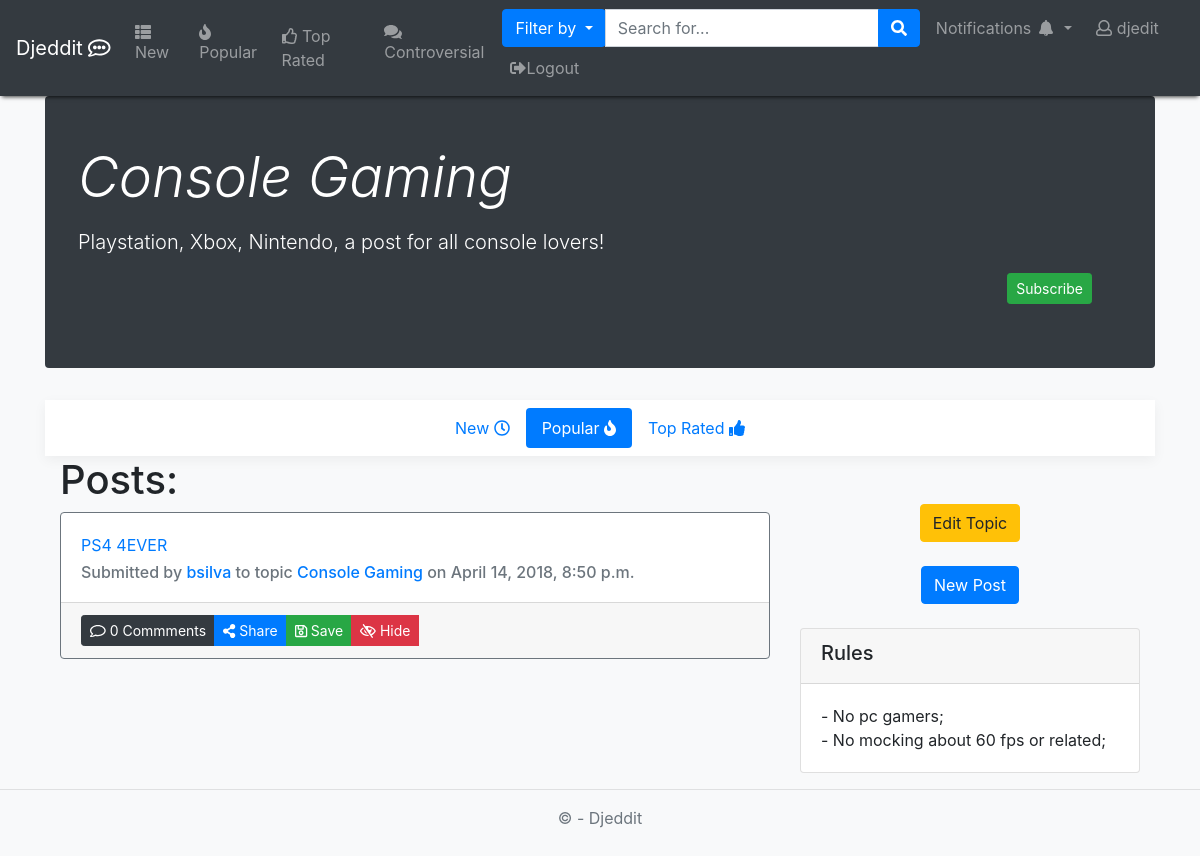
/topic/Console Gaming/ (signed in), run on an earlier commit of the app's database.
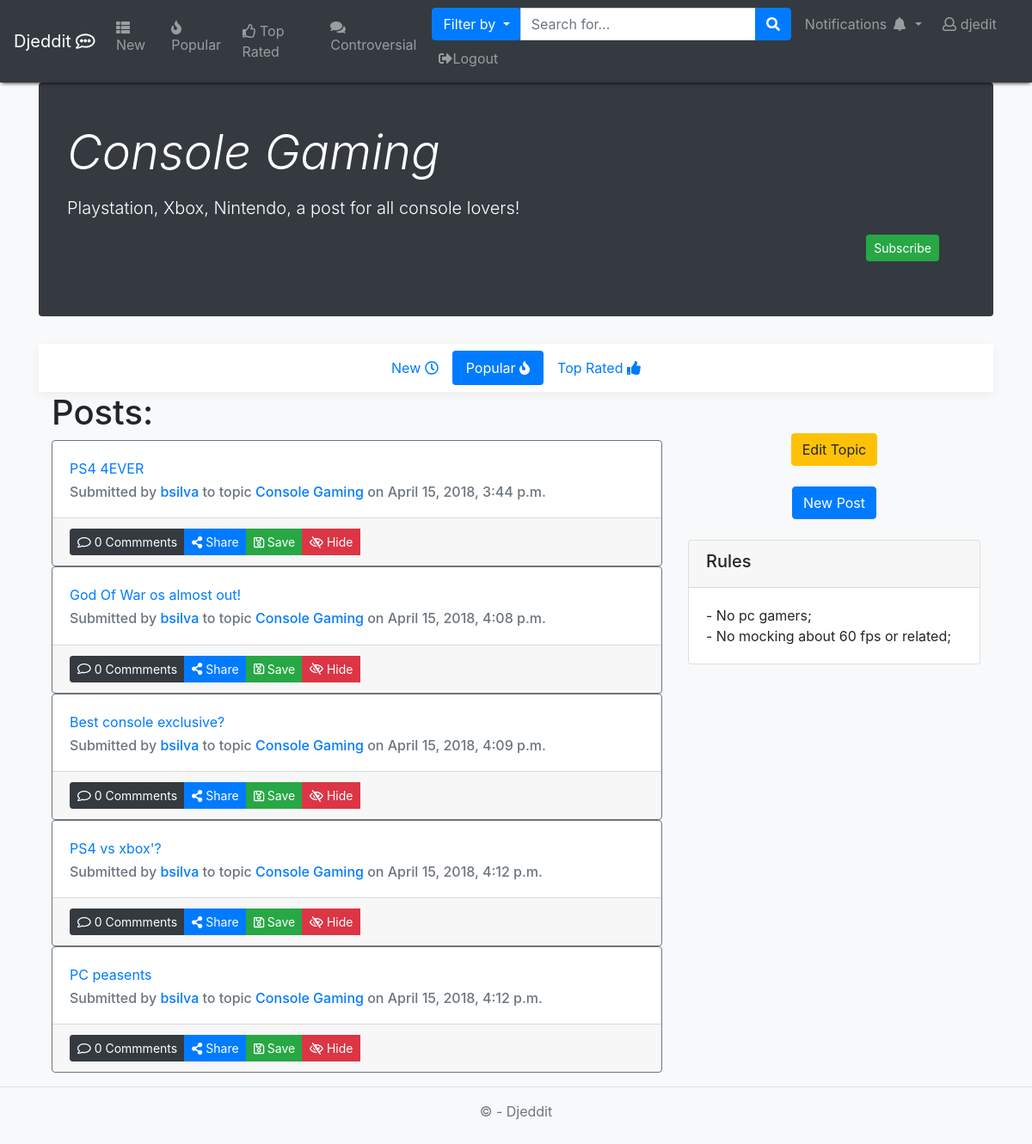
And on a later commit of the database.
### app/models.py (models this page shows, shortened)
class Topic(models.Model):
    name = models.CharField(max_length=80, blank=False, primary_key=True)
    rules = models.CharField(max_length=500)
    description = models.CharField(max_length=300, blank=False)
    userCreator = models.ForeignKey(User, on_delete=models.CASCADE)
    creation_date = models.DateField(blank=False, default=datetime.now)

class Post(models.Model):
    topic = models.ForeignKey(Topic, on_delete=models.CASCADE)
    title = models.CharField(max_length=120, blank=False)  # campo obrigatório
    content = models.CharField(max_length=100000, blank=False)
    clicks = models.IntegerField(blank=False, default=0)
    userUpVotesPost = models.ManyToManyField(Profile, related_name='post_user_up', blank=True)
    userDownVotesPost = models.ManyToManyField(Profile, related_name='post_user_down', blank=True)
    userSaved = models.ManyToManyField(Profile, blank=True, related_name='user_post_saved')
    userHidden = models.ManyToManyField(Profile, blank=True, related_name='user_post_hidden')
    date = models.DateTimeField(auto_now=True)
    userOP = models.ForeignKey(User, on_delete=models.CASCADE)
    nComments = models.IntegerField(default=0, validators=[MinValueValidator(0)])

### app/views.py (the view, shortened to what this page needs)
# urls.py: path('topic/<str:topicName>/', views.topicPage, name="topic"),
def topicPage(request, topicName, postOrder="popular"):
    topic = Topic.objects.get(name__iexact=topicName)
    isUserSubscribed = False
    if (postOrder == "new"):
        p = Post.objects.filter(topic__name__iexact=topicName).order_by("-date")
    elif (postOrder == "popular"):
        p = Post.objects.filter(topic__name__iexact=topicName).order_by("-clicks")
    else:
        p = Post.objects.filter(topic__name__iexact=topicName).annotate(numUp=Count("userUpVotesPost"))\
        .annotate(numDown=Count("userDownVotesPost"))\
        .annotate(score=F("numUp") - F("numDown"))\
        .order_by("-score")
    if request.user.is_authenticated:
        profile = Profile.objects.get(user=request.user)
        if topic in profile.subscriptions.all():
            isUserSubscribed = True
        pages = pagination(request, p, num=10)
        tparams = {
            'items': pages[0],
            'page_range': pages[1],
            "isUserSubscribed": isUserSubscribed,
            "postOrder": postOrder,
            "currentTopic": Topic.objects.get(name__iexact=topicName),
            "posts": p,
        }
        return render(request, "topic.html", tparams)

### Djeedit/config.py (called while the page is built)
def pagination(request, data, num=10):
    paginator = Paginator(data, num)
    page = request.GET.get('page')
    try:
        items = paginator.page(page)
    except PageNotAnInteger:
        items = paginator.page(1)
    except EmptyPage:
        items = paginator.page(paginator.num_pages)
    index = items.number - 1
    max_index = len(paginator.page_range)
    start_index = index - 5 if index >= 5 else 0
    end_index = index + 5 if index <= max_index - 5 else max_index
    page_range = paginator.page_range[start_index:end_index]
    return items, page_range

### templates/topic.html (shortened to what this page needs)
{% extends 'layout.html' %}
{% block content %}
    <div class="jumbotron p-3 p-md-5 text-white rounded bg-dark">
        <div class="row">
            <div class="col-md-8 px-0">
              <h1 class="display-4 font-italic">{{currentTopic.name}}</h1>
              <p class="lead my-3">{{currentTopic.description}}</p>
            </div>
        </div>
        {% if user.is_authenticated %}
            {% if not isUserSubscribed %}
                <form action="." method="post">
                <div class="col" align="right">
                  <button class="btn btn-success btn-sm">Subscribe</button>
                </div>
                </form>
            {% endif %}
        {% endif %}
    </div>
    <div class="navbar bg-white box-shadow justify-content-center">
        <nav class="nav nav-pills">
            <a class="nav-link {% if postOrder == 'new' %}active{% endif %}" href="{% url 'topic_new' currentTopic.name %}">
                New <i class="far fa-clock"></i>
            </a>
                <a class="nav-link {% if postOrder == 'popular' %}active{% endif %}" href="{% url 'topic_popular' currentTopic.name %}">
                    Popular <i class="fas fa-fire"></i>
                </a>
            <a class="nav-link {% if postOrder == 'top_rated' %}active{% endif %}" href="{% url 'topic_top_rated' currentTopic.name %}">
                Top Rated <i class="fas fa-thumbs-up"></i>
            </a>
        </nav>
    </div>
    <div class="container">
        <div class="row">
            <div class="col-md-8">
                <h1>Posts:</h1>
                {% for p in items %}
                    {% include "post_preview.html" with post=p%}
                {% endfor %}
            </div>
            <div class="col-md-4">
            <br/>
            <br/>
                <div class="row">
                    {% if user.is_authenticated %}
                        <div class="col" align="center">
                            {% if request.user == currentTopic.userCreator %}
                                <a href="{% url "topic_create" %}?e={{ currentTopic.name }}" class="btn btn-warning">Edit Topic</a>
                                <br/>
                                <br/>
                            {% endif %}
                            <a href="{% url "create_post" topicName=currentTopic.name %}" class="btn btn-primary">New Post</a>
                        </div>
                    {% endif %}
                </div>
            <br/>
                <div class="row">
                    <div class="col">
                        <div class="card">
                            <div class="card-header">
                                <h5 class="card-title"> Rules </h5>
                            </div>
                            <div class="card-body">{{ currentTopic.rules| linebreaksbr }} </div>
                        </div>
                    </div>
                </div>
            </div>
        </div>
    </div>
{% endblock %}

### templates/layout.html (shortened to what this page needs)
﻿<!DOCTYPE HTML>
<html lang="en">
    <head>
        {% load staticfiles %}
        <link rel="stylesheet" type="text/css" href="{% static 'content/bootstrap.min.css' %}"/>
        <link rel="stylesheet" type="text/css" href="{% static 'content/site.css' %}"/>
        <link rel="stylesheet" type="text/css" href="{% static 'content/bootstrap-notifications.css' %}"/>
    </head>
    <body class="fixed-nav sticky-footer bg-light">
        <nav class="navbar navbar-expand-xl fixed-top navbar-dark bg-dark" style="-webkit-box-shadow: 0 3px 4px -2px rgba(0,0,0,0.75); -moz-box-shadow: 0 3px 4px -2px rgba(0,0,0,0.75); box-shadow: 0 3px 4px -2px rgba(0,0,0,0.75);">
            <a class="navbar-brand" href="{% url 'home' %}">Djeddit <i class="far fa-comment-alt"></i></a>
            <div class="collapse navbar-collapse" id="navbarCollapse">
                <ul class="navbar-nav mr-auto">
                    <li class="nav-item {% if nbar == 'New' %}active{% endif %}">
                        <a class="nav-link" href="{% url 'new' %}"><i class="fas fa-th-list"></i> New</a>
                    </li>
                    <li class="nav-item {% if nbar == 'Popular' %}active{% endif %}">
                        <a class="nav-link" href="{% url 'popular' %}"><i class="fas fa-fire"></i> Popular</a>
                    </li>
                    <li class="nav-item {% if nbar == 'Top Rated' %}active{% endif %}">
                        <a class="nav-link" href="{% url 'top_rated' %}"><i class="far fa-thumbs-up"></i> Top Rated</a>
                    </li>
                    <li class="nav-item {% if nbar == 'Controversial' %}active{% endif %}">
                        <a class="nav-link" href="{% url 'controversial' %}"><i class="fas fa-comments"></i> Controversial</a>
                    </li>
                </ul>
                <ul class="nav navbar-nav">
                    <li class="form-inline my-2 my-lg-0 mr-lg-2">
                        <div class="input-group">
                            <div class="input-group-btn search-panel">
                                <button type="button" class="btn btn-primary dropdown-toggle" data-toggle="dropdown">
                                    <span id="search_concept">Filter by</span>
                                </button>
                            </div>
                            <input id="searchQuery" class="form-control input-group-append" type="text"
                                   placeholder="Search for..." value="{{ request.GET.q }}" required>
                            <span class="input-group-append">
                                      <button id="navbarSearchButton" class="btn btn-primary" type="button">
                                          <i class="fa fa-search"></i>
                                      </button>
                                  </span>
                        </div>
                    </li>
                    {% include 'loginpartial.html' %}
                </ul>
            </div>
        </nav>
        <main role="main">
            <div class="container body-content">
                {% block content %} {% endblock %}
            </div>
        </main>
        <footer style=":sticky-footer">
            <hr/>
            <div class="container">
                <p class="text-muted" align="center">&copy; {{ year }} - Djeddit </p>
            </div>
        </footer>
    </body>
</html>

### templates/loginpartial.html (shortened to what this page needs)
{% if user.is_authenticated %}
    <li class="nav-item dropdown">
        <a class="nav-link dropdown-toggle mr-lg-2" id="alertsDropdown" href="#" data-toggle="dropdown"
           aria-haspopup="true" aria-expanded="false">
            Notifications <i class="fa fa-fw fa-bell"></i>
        </a>
    </li>
    <li class="nav-item">
        <a class="nav-link" href="{% url 'user' username=user.username %}">
            <i class="far fa-user"></i> {{ user.username }}
        </a>
    </li>
    <li class="nav-item">
        <a class="nav-link" href="#signIn" data-toggle="modal" data-target="#logoutModal">
            <i class="fas fa-sign-out-alt"></i>Logout
        </a>
    </li>
{% endif %}

### templates/post_preview.html (shortened to what this page needs)
<div class="card border-secondary" id="post_n_{{ post.id }}"
        {% if request.user.profile in post.userHidden.all %} {% ifnotequal sidebar 'user_posts_hidden'  %} hidden  {% endifnotequal %}{% endif %}>
    <div class="card-body">
        <div class="card-title"><a href="{% url "post" topicName=post.topic.name postID=post.id %}">{{ post.title }}</a> </div>
        <h6 class="card-subtitle text-muted">Submitted by <a href="{% url "user" username=post.userOP.username %}">{{ post.userOP.username }}<a/>
            to topic <a href="{% url "topic"  topicName=post.topic.name %}"> {{ post.topic.name }} <a/> on {{ post.date }}</h6>
    </div>
    <div class="card-footer">
        <div class="btn-group" role="group" aria-label="Action Buttons">
            <button href="#" class="btn btn-sm btn-dark"><i class="far fa-comment"></i> {{ post.nComments }} Commments
            </button>
            <button class="btn btn-sm btn-primary" type="button" data-toggle="collapse" data-target="#coll{{ post.id }}"
                    aria-expanded="false" aria-controls="collapseExample">
                <i class="fas fa-share-alt"></i> Share
            </button>
            {% if request.user.is_authenticated %}
                <button type="button" id="save_post_{{ post.id }}" onclick="save_post({{ post.id }})" class="btn btn-sm btn-success" ><i class="far fa-save"></i> Save</button>
                <button type="button" id="hide_post_{{ post.id }}" onclick="hide_post({{ post.id }})" class="btn btn-sm btn-danger" ><i class="far fa-eye-slash"></i> Hide</button>
            {% endif %}
        </div>
            {% load social_share %}
    </div>
</div>

What changed in the data, as far as the page shows it:
changed Post "PS4 4EVER": date "April 14, 2018, 8:50 p.m." → "April 15, 2018, 3:44 p.m."
added Post: title "God Of War os almost out!", userOP.username "bsilva", topic.name "Console Gaming", date "April 15, 2018, 4:08 p.m.", nComments "0"
added Post: title "Best console exclusive?", userOP.username "bsilva", topic.name "Console Gaming", date "April 15, 2018, 4:09 p.m.", nComments "0"
added Post: title "PS4 vs xbox'?", userOP.username "bsilva", topic.name "Console Gaming", date "April 15, 2018, 4:12 p.m.", nComments "0"
added Post: title "PC peasents", userOP.username "bsilva", topic.name "Console Gaming", date "April 15, 2018, 4:12 p.m.", nComments "0"
